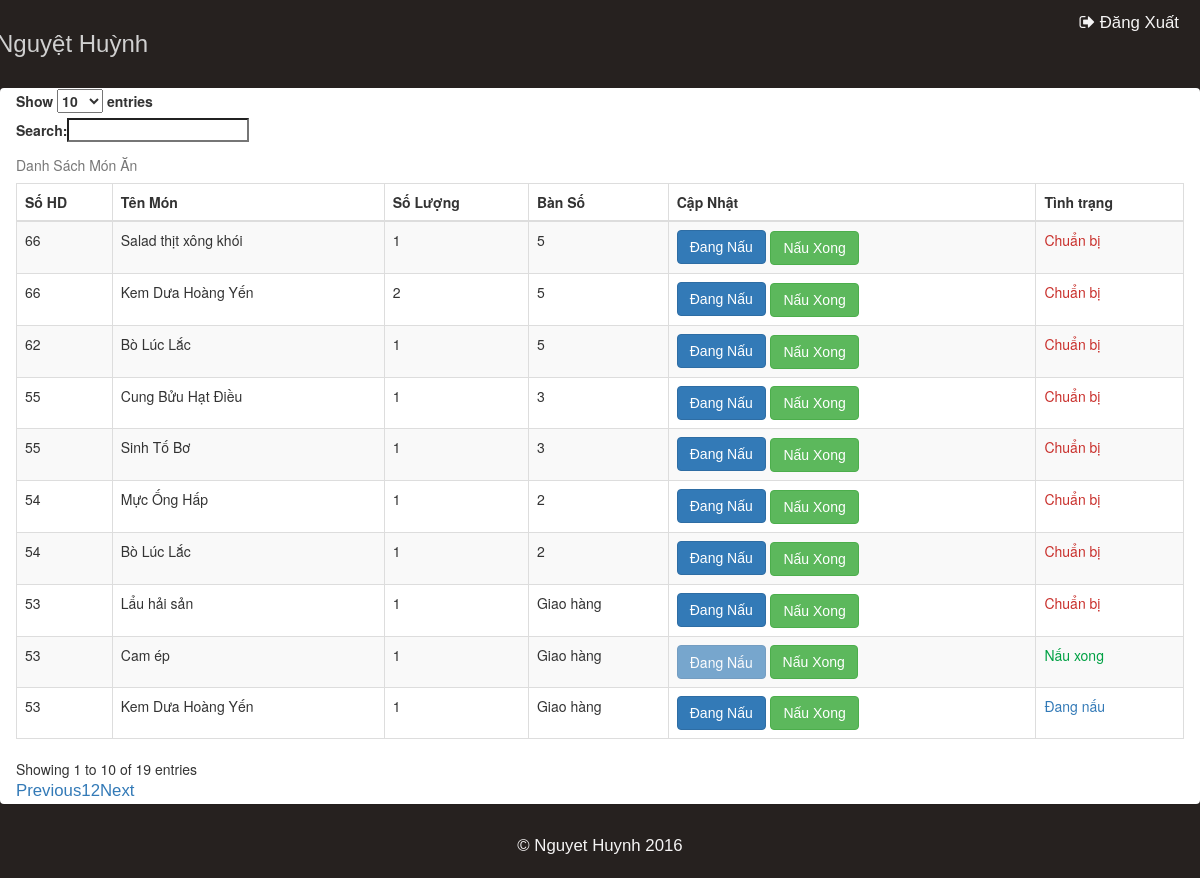
The page /index.php/chef/home on the database its author committed.
### tables this page shows
CREATE TABLE `chitiethoadon` (
`ID` int(11) NOT NULL PRIMARY KEY AUTO_INCREMENT,
  `TA_ID` int(11) NOT NULL,
  `HOADONID` int(11) NOT NULL,
  `SOLUONG` int(11) NOT NULL DEFAULT '1',
  `DONGIA` decimal(11,3) NOT NULL,
  `GIAMGIA` decimal(4,2) DEFAULT NULL,
  `TINHTRANG` tinyint(4) NOT NULL DEFAULT '0' COMMENT '0-chuẩn bi, 2-dang nau, 1- nấu xong 3-served'
);

CREATE TABLE `thucan` (
  `ID` int(11) NOT NULL,
  `MADV` int(11) NOT NULL,
  `LOAITAID` int(11) NOT NULL,
  `TEN` varchar(100) NOT NULL,
  `DONGIA` decimal(15,3) NOT NULL,
  `GIAMGIA` decimal(4,2) DEFAULT '0.00' COMMENT '%',
  `MOTA` text,
  `SOLUOTCHON` int(11) DEFAULT '0',
  `NGAYTAO` timestamp NULL DEFAULT CURRENT_TIMESTAMP
);

CREATE TABLE `hoadon` (
  `ID` int(11) NOT NULL,
  `BANID` int(11) DEFAULT NULL,
  `DATBANID` int(11) DEFAULT NULL,
  `HINHTHUCID` int(11) NOT NULL,
  `KHACHHANGID` int(11) DEFAULT NULL,
  `EMPID` int(11) DEFAULT NULL,
  `TINHTRANG` tinyint(4) NOT NULL DEFAULT '0' COMMENT '0-chuagiao, 1-nauxong, 2-giao, 3-thanhtoan',
  `NGAY` timestamp NOT NULL DEFAULT CURRENT_TIMESTAMP
);

### application/controllers/chef/Home.php (called while the page is built, shortened)
<?php
Class Home extends My_Controller
{
    function __construct() {
        $this->load->model('hoadon_model');
        $this->load->model('chitiethoadon_model');
    }
    function index()
    {
        $chitiet = $this->chitiethoadon_model->getList();
        $this->load->model('thucan_model');
        $this->data['chitiet'] = $chitiet;
        $sql = 'SELECT a.ID, a.HOADONID, a.TA_ID, b.TEN, a.SOLUONG, c.BANID, c.HINHTHUCID, a.TINHTRANG '
                . 'FROM chitiethoadon AS a '
                . 'JOIN thucan AS b ON a.TA_ID = b.ID '
                . 'JOIN hoadon AS c ON a.HOADONID = c.ID';
        $query = $this->chitiethoadon_model->query($sql);
        $this->data['query'] = $query;
        $this->data['temp'] = 'chef/home/index';
        $this->load->view('chef/main', $this->data);
    }
}

### index.php (called while the page is built, shortened)
<?php
require_once BASEPATH.'core/CodeIgniter.php';

### application/helpers/common_helper.php (called while the page is built, shortened)
<?php
function public_url($url = '')
{
    return base_url('public/'.$url);
}

### application/helpers/admin_helper.php (called while the page is built, shortened)
<?php
function admin_url($url = '')
{
    return base_url('admin/'.$url);
}

### application/core/MY_Model.php (called while the page is built, shortened)
<?php
Class MY_Model extends CI_Model
{
    function query($sql){
        $rows = $this->db->query($sql);
        return $rows->result();
    }
}

### application/views/chef/home/index.php (the view, shortened to what this page needs)
<div class="row">
    <div class="col-md-12 tb-data panel">
        <table id="dataTable" class="table table-striped table-bordered" cellspacing="0" width="100%">
            <caption>Danh Sách Món Ăn</caption>
            <thead>
                <tr>
                    <th>Số HD</th>
                    <th>Tên Món</th>
                    <th>Số Lượng</th>
                    <th>Bàn Số</th>
                    <th>Cập Nhật</th>
                    <th>Tình trạng</th>
                </tr>
            </thead>
            <tbody>
                <?php foreach ($query as $row): ?>
                <?php if($row->TINHTRANG < 3): ?>
                <tr>
                    <td><?php echo $row->HOADONID ?></td>
                    <td><?php echo $row->TEN ?></td>
                    <td><?php echo $row->SOLUONG ?></td>
                    <td>
                        <?php echo (empty($row->BANID))? 'Giao hàng' : $row->BANID ?>
                    </td>
                    <td>
                        <?php if($row->TINHTRANG == 1): ?>
                            <button class="btn btn-primary" disabled>Đang Nấu</button>
                        <?php else: ?>
                            <a href="<?php echo base_url('chef/home/update/'.$row->HOADONID.'/'.$row->ID.'/'.'2') ?>">
                               <button class="btn btn-primary">Đang Nấu</button>
                            </a>
                        <?php endif; ?>
                        <a href="<?php echo base_url('chef/home/update/'.$row->HOADONID.'/'.$row->ID.'/'.'1'); ?>" role="button" class="btn btn-success">Nấu Xong</a>
                    </td>
                    <td>
                        <?php
                            switch ($row->TINHTRANG):
                                case 0:?>
                            <span style="color:#c9302c">Chuẩn bị</span>
                            <?php break; case 2:?>
                            <span style="color:#337ab7">Đang nấu</span>
                            <?php break; case 1:?>
                            <span style="color:#00a144">Nấu xong</span>
                            <?php break; default:?>
                        <?php endswitch;?>
                    </td>
                </tr>
                <?php endif; ?>
                <?php endforeach; ?>
            </tbody>
        </table>
    </div>
</div>

### application/views/chef/main.php (shortened to what this page needs)
<!DOCTYPE html>
<html>
<head>
    <?php $this->load->view('chef/head'); ?>
</head>
<body>
    <div id="main">
        <div class="container">
            <div class="row">
                    <?php $this->load->view('chef/header') ?>
                    <div class="container right-col-content">
                        <?php $this->load->view($temp, $this->data); ?>
            </div>
        </div>
    </div>
    <?php $this->load->view('chef/footer') ?>
</body>
</html>

### application/views/chef/head.php (shortened to what this page needs)
<link rel="stylesheet" href="http://maxcdn.bootstrapcdn.com/bootstrap/3.3.7/css/bootstrap.min.css">
<link rel="stylesheet" href="http://cdnjs.cloudflare.com/ajax/libs/font-awesome/4.6.3/css/font-awesome.min.css">
<link rel="stylesheet" href="https://cdn.datatables.net/1.10.12/css/dataTables.bootstrap.min.css">
<link rel="stylesheet" href="<?php echo public_url()?>/style/main.css">

### application/views/chef/header.php
<header>
    <div class="navbar">
        <div class="container">
            <div class="nav navbar-nav nav-brand">
                <h3>Nguyệt Huỳnh</h3>
            </div>
            <div class="nav navbar-nav navbar-right">
                <a href="<?php echo admin_url('nhanvien/logout') ?>"><i class="fa fa-sign-out" aria-hidden="true"></i> Đăng Xuất</a>
            </div>
        </div>
    </div>
</header>

### application/views/chef/footer.php (shortened to what this page needs)
<footer class="footer">
        <div class="container">
            <p>&copy; Nguyet Huynh 2016</p>
        </div>
</footer>

### public/style/main.css (style rules this page uses)
* { box-sizing: border-box; -moz-box-sizing: border-box; -webkit-box-sizing: border-box; margin: 0px; padding: 0px; }
html { position: relative; }
body { padding: 0px; margin: 0px; background-color: #26211f; }
h1, h2, h3, h4, h5, h6, p, a { font-family: arial, sans-serif; }
p, a { font-size: 1.2em; }
.container { width: 100%; }
a, a:hover, a:link, a:active, a:visited { text-decoration: none; }
header { margin: 0px -20px; }
header .nav { padding-right: 40px; }
header, footer, .left-col { background-color: #26211f; }
header p, header a, footer p, footer a, .left-col p, .left-col a { color: #F5F4F4; }
header .navbar, footer .navbar, .left-col .navbar { padding-top: 10px; }
header .navbar-right a, footer .navbar-right a, .left-col .navbar-right a { margin-top: 10px; }
footer { bottom: 0px; clear: both; }
footer p { text-align: center; padding: 10px 0px; }

### application/views/chef/head.php (style rules this page uses)
h3 { color: #D0D0D0; }

### rows shown on the page
chitiethoadon: HOADONID "66", thucan.TEN "Salad thịt xông khói", SOLUONG "1", HOADONID.BANID "5", TINHTRANG "Chuẩn bị"
chitiethoadon: HOADONID "53", thucan.TEN "Lẩu hải sản", SOLUONG "1", shows "Giao hàng", TINHTRANG "Chuẩn bị"
chitiethoadon: HOADONID "53", thucan.TEN "Cam ép", SOLUONG "1", shows "Giao hàng", TINHTRANG "Đang Nấu"
chitiethoadon: HOADONID "54", thucan.TEN "Mực Ống Hấp", SOLUONG "1", HOADONID.BANID "2", TINHTRANG "Chuẩn bị"
chitiethoadon: HOADONID "54", thucan.TEN "Bò Lúc Lắc", SOLUONG "1", HOADONID.BANID "2", TINHTRANG "Chuẩn bị"
chitiethoadon: HOADONID "62", thucan.TEN "Bò Lúc Lắc", SOLUONG "1", HOADONID.BANID "5", TINHTRANG "Chuẩn bị"
chitiethoadon: HOADONID "55", thucan.TEN "Cung Bửu Hạt Điều", SOLUONG "1", HOADONID.BANID "3", TINHTRANG "Chuẩn bị"
chitiethoadon: HOADONID "55", thucan.TEN "Sinh Tố Bơ", SOLUONG "1", HOADONID.BANID "3", TINHTRANG "Chuẩn bị"
chitiethoadon: HOADONID "53", thucan.TEN "Kem Dưa Hoàng Yến", SOLUONG "1", shows "Giao hàng", TINHTRANG "Đang nấu"
chitiethoadon: HOADONID "66", thucan.TEN "Kem Dưa Hoàng Yến", SOLUONG "2", HOADONID.BANID "5", TINHTRANG "Chuẩn bị"
